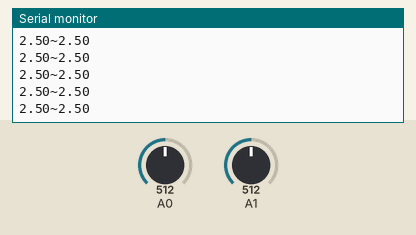
Simulated run of this sketch. Board: Arduino Uno, built with avr-gcc and run on an emulated ATmega328P. Parts: the last lines printed to the serial monitor. Inputs (shaded band) come from the test bench; at power-on: A0 = 512, A1 = 512.

Above: at 1.2 s.
1.3 s: A0 set to 716
At 2.2 s:
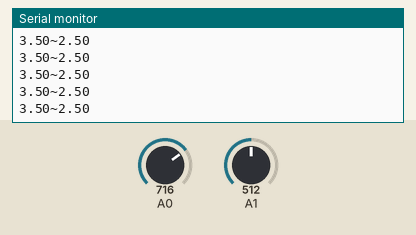
2.8 s: A1 set to 716
At 3.9 s:
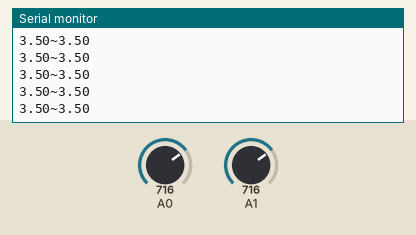
4.3 s: A0 set to 900
At 5.2 s:
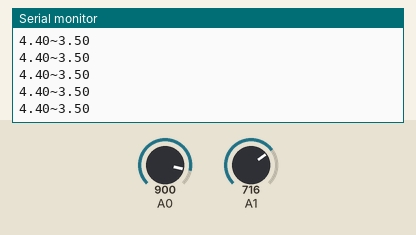
7.3 s: A1 set to 900
At 8.0 s:
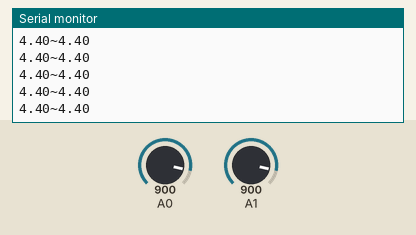
Timing chart, 0 to 9.8 s (numbered marks = the images above; inputs shaded):
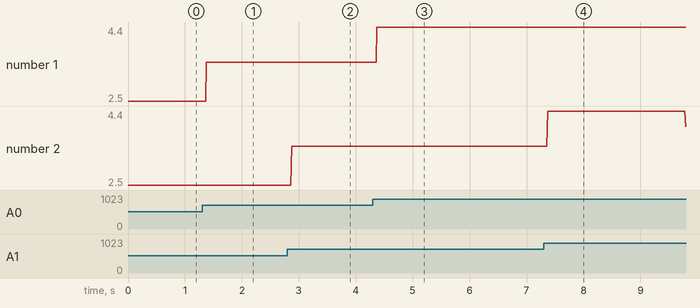

The sketch:

arduino.ino
```cpp
void setup() {
  // initialize serial communication at 9600 bits per second:
  Serial.begin(9600);
}

// the loop routine runs over and over again forever:
void loop() {
  // read the input on analog pin 0:
  int s1Value = analogRead(A0);
  int s2Value = analogRead(A1);
  // Convert the analog reading (which goes from 0 - 1023) to a voltage (0 - 5V):
  float voltage1 = s1Value * (5.0 / 1023.0);
  float voltage2 = s2Value * (5.0 / 1023.0);
  // print out the value you read:
  String vString = String(voltage1) + "~" + String(voltage2);
  Serial.println(vString);
}
```

Measured:
- after the input at 1.3 s, the serial monitor: prints a new line after 0.07 s (image 1)
- after the input at 2.8 s, the serial monitor: prints a new line after 0.07 s (image 2)
- after the input at 4.3 s, the serial monitor: prints a new line after 0.07 s (image 3)
- after the input at 7.3 s, the serial monitor: prints a new line after 0.07 s (image 4)
- plotted number 1: 2.5 → 3.5 after the input at 1.3 s, 3.5 → 4.4 after the input at 4.3 s
- plotted number 2: 3.5 → 4 after the input at 7.3 s
